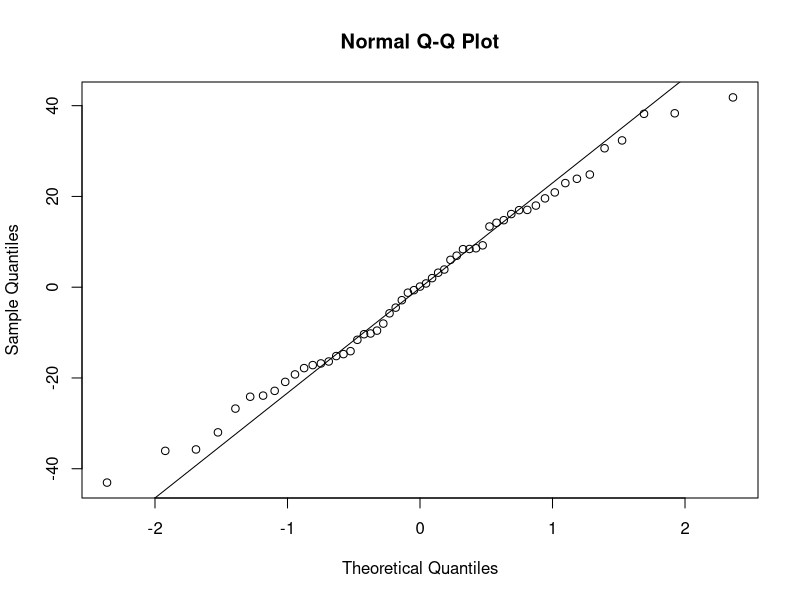
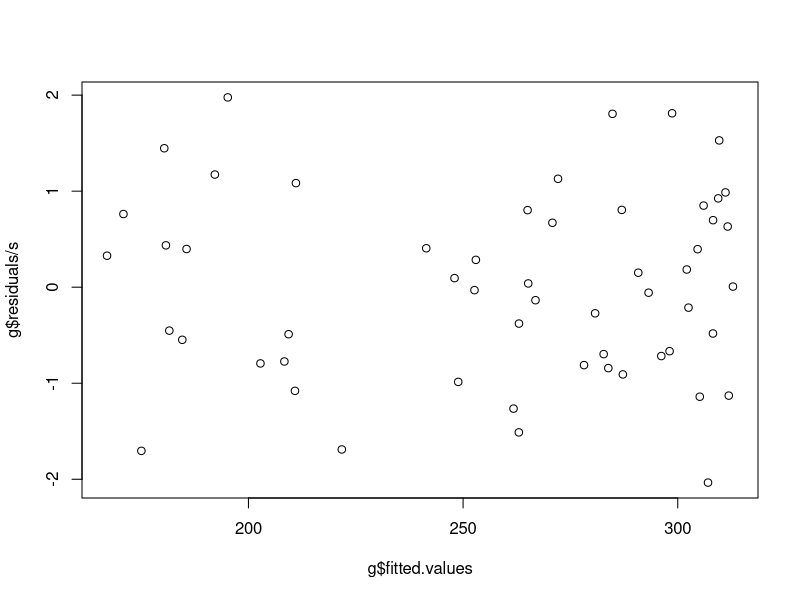
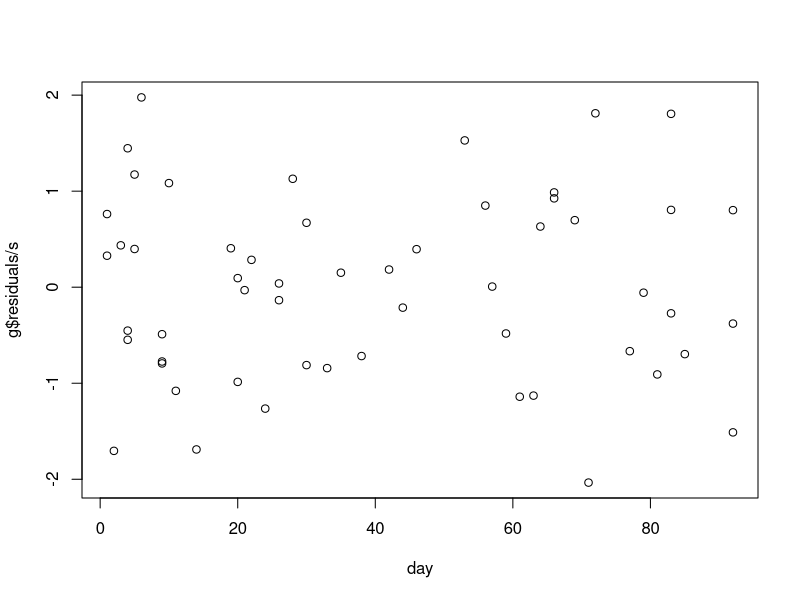
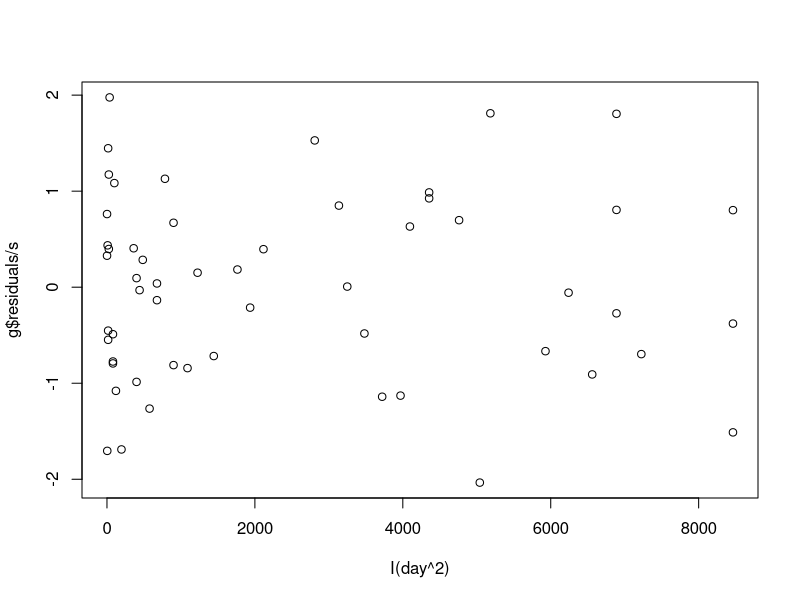
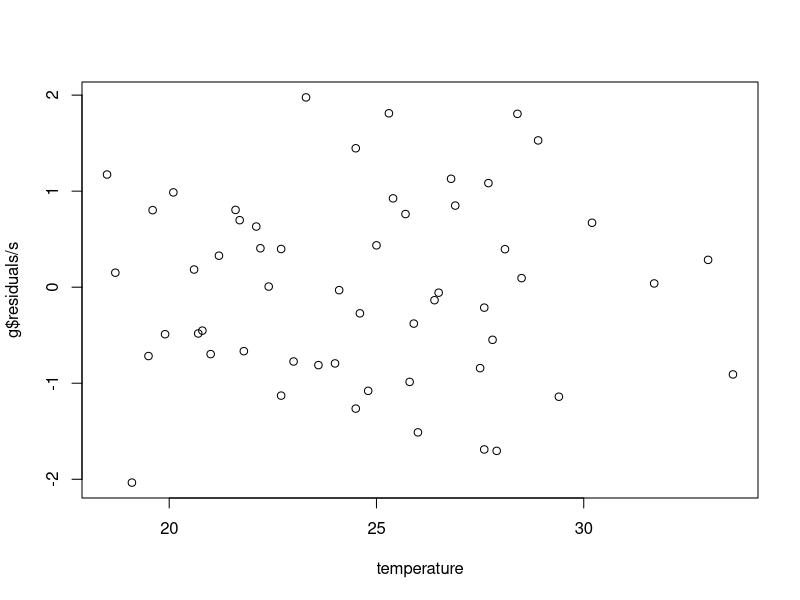
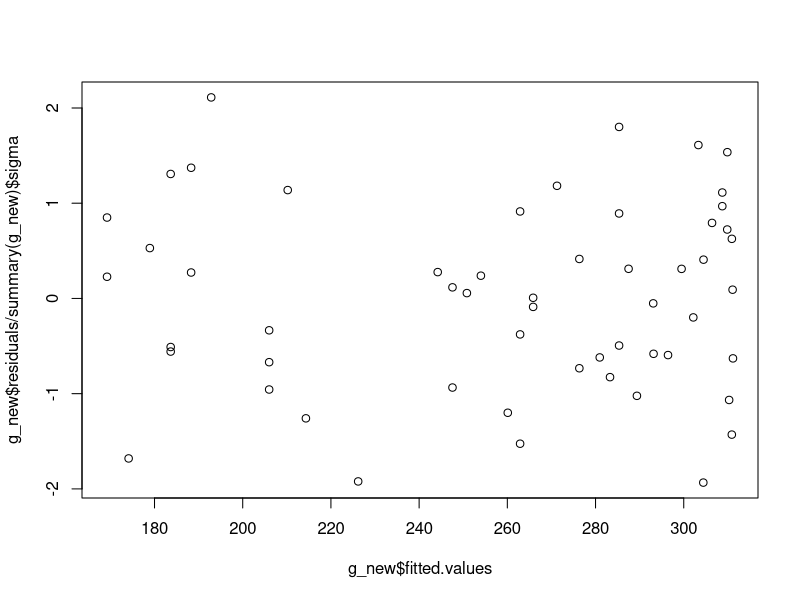
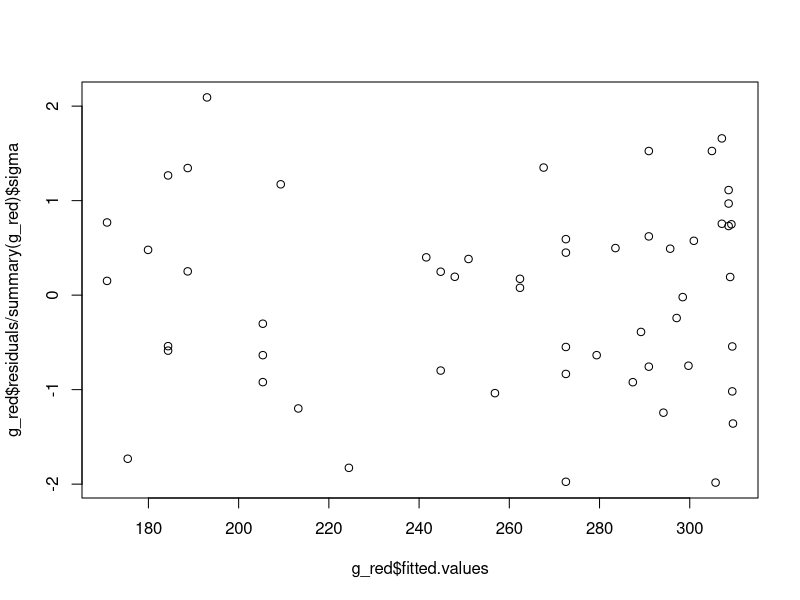

These figures' R source, in order:
Lumieres <- read.table("Lumieres.txt", header = T)
attach(Lumieres)
R <- ifelse(rain == "yes",1, 0)
g <- lm(N.people ~ R + day + I(day^2) + temperature)

summary(g)
betas <- c(beta0_1 = g$coefficients[1],
           beta0_1 = g$coefficients[1] + g$coefficients[2],
           beta1 = g$coefficients[3],
           beta2 = g$coefficients[4],
           beta3 = g$coefficients[5])
s <- summary(g)$sigma
#gaussianity:
shapiro.test(g$residuals)
x11()
qqnorm(g$residuals)
qqline(g$residuals)
#gaussianity ok
x11()
plot(g$fitted.values, g$residuals/s)
x11()
plot(day, g$residuals/s)
x11()
plot(I(day^2), g$residuals/s)
x11()
plot(temperature, g$residuals/s)
#everything is ok
#no suspects of leverages

summary(g)
#given the one at the time p_values for the tests:
#H0: beta1 = 0 vs H1
#H0: beta2 = 0 vs H1
#we can see that there is strong evidence supporting a dependence of the number of partecipant on the day, both linearly and quadratically


#we perform a test on the coefficients of beta, simultaneously checking:
#H0: beta0_1 - beta0_2 = 0 & beta3 = 0
library(car)
linearHypothesis(g, rbind(c(0,1,0,0,0), c(0,0,0,0,1)), c(0,0))
#the p_value is much higher than 0.5, so we cannot reject the null hypothesis and we propose the reduced model:
#n = beta0 + beta1*d + beta2*d^2 + eps
g_new <- lm(N.people ~ day + I(day^2))



anova(g, g_new)
shapiro.test(g_new$residuals)
x11()
plot(g_new$fitted.values, g_new$residuals/summary(g_new)$sigma)


betas_new <- c(beta0 = g_new$coefficients[1],
               beta1 = g_new$coefficients[2],
               beta2 = g_new$coefficients[3])
s_new <- summary(g_new)$sigma

#we are testing:
#H0: beta_1 + 2*beta_2*61 = 0 vs H1

linearHypothesis(g_new, c(0,1,2*61), 0)
#we do not have evidence to reject H0
#beta_1 = -122beta_2
#So we can further reduce the model:
#n = beta0 +beta(-122*d + d^2) + eps


#n = beta_0 + beta*(d^2 - 122*d) + eps
g_red <- lm(N.people ~ I(day^2 - 122*day))

anova(g_red,g)
shapiro.test(g_red$residuals)
x11()
plot(g_red$fitted.values, g_red$residuals/summary(g_red)$sigma)

betas_red <- c(beta0 = g_red$coefficients[1],
               beta = g_red$coefficients[2])
s_red <- summary(g_red)$sigma

summary(g_red)


z_new <- data.frame(day = 58, temperature = 29, R = 0)
alpha <- 0.05
predict(g_red, z_new, interval = "prediction", level = 1- alpha)
